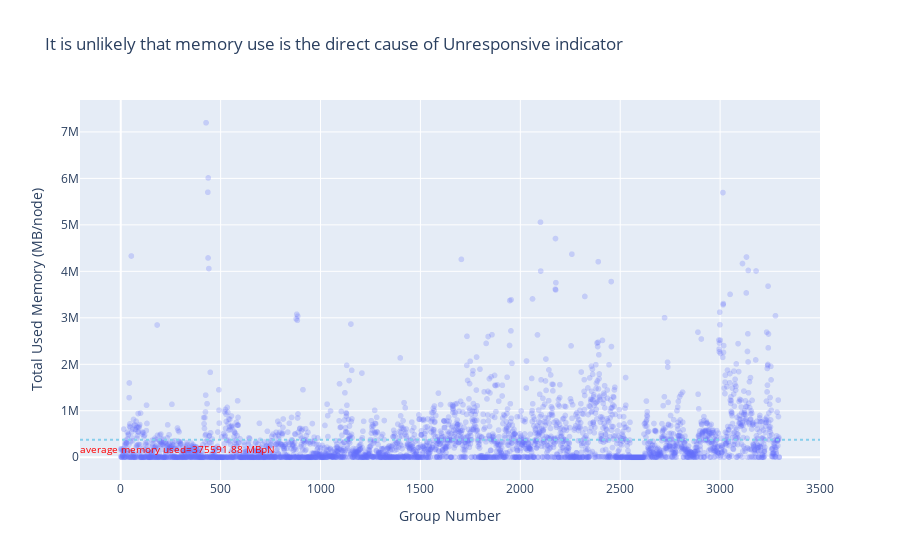

Source (notebook cell):
### Code cell
fig = px.scatter(totalmem,
           x=totalmem['group'],
           y=totalmem['USEDMEM'],
           opacity=0.25,
           labels={'group':'Group Number', 'USEDMEM':'Total Used Memory (MB/node)'},
           title='It is unlikely that memory use is the direct cause of Unresponsive indicator'
           )
# Calculate average y value
avg_y = totalmem['USEDMEM'].mean()

# Add horizontal line at average y
fig.add_hline(
    y=avg_y,
    line_dash="dot",
    line_color="skyblue",
    label=dict(
        text=f"average memory used={avg_y:.2f} MBpN",
        textposition='start',
        font=dict(size=10, color="RED"),
        yanchor="top",
    ),
)
# fig.add_vrect(x0=20000, x1=40000, 
#               annotation_text="Fairly little memory used", annotation_position="top left",
#               fillcolor="green", opacity=0.25, line_width=0)

### Figure 1 — Plotly figure (JSON) as saved in the notebook; plotly's stock layout.template omitted (floating-point values rounded to 4 significant figures; data arrays with more than 128 entries replaced by an {"elided": "..."} marker saying what was removed)
{"data": [{"hovertemplate": "Group Number=%{x}<br>Total Used Memory (MB/node)=%{y}<extra></extra>", "legendgroup": "", "marker": {"color": "#636efa", "opacity": 0.25, "symbol": "circle"}, "mode": "markers", "name": "", "showlegend": false, "type": "scattergl", "x": {"elided": "3297 int values"}, "xaxis": "x", "y": {"elided": "3297 float values"}, "yaxis": "y"}], "layout": {"legend": {"tracegroupgap": 0}, "shapes": [{"label": {"font": {"color": "RED", "size": 10}, "text": "average memory used=375591.88 MBpN", "textposition": "start", "yanchor": "top"}, "line": {"color": "skyblue", "dash": "dot"}, "type": "line", "x0": 0, "x1": 1, "xref": "x domain", "y0": 375600.0, "y1": 375600.0, "yref": "y"}], "title": {"text": "It is unlikely that memory use is the direct cause of Unresponsive indicator"}, "xaxis": {"anchor": "y", "domain": [0, 1], "title": {"text": "Group Number"}}, "yaxis": {"anchor": "x", "domain": [0, 1], "title": {"text": "Total Used Memory (MB/node)"}}}}
